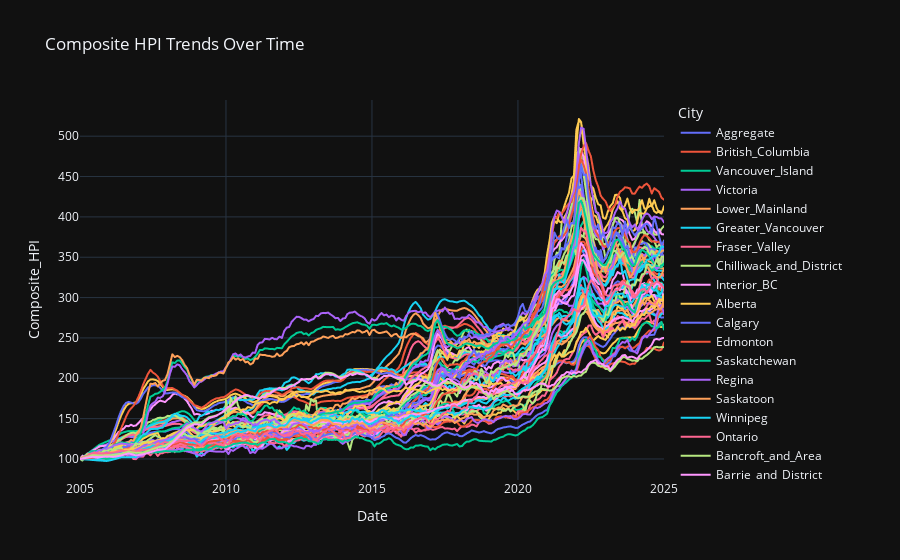
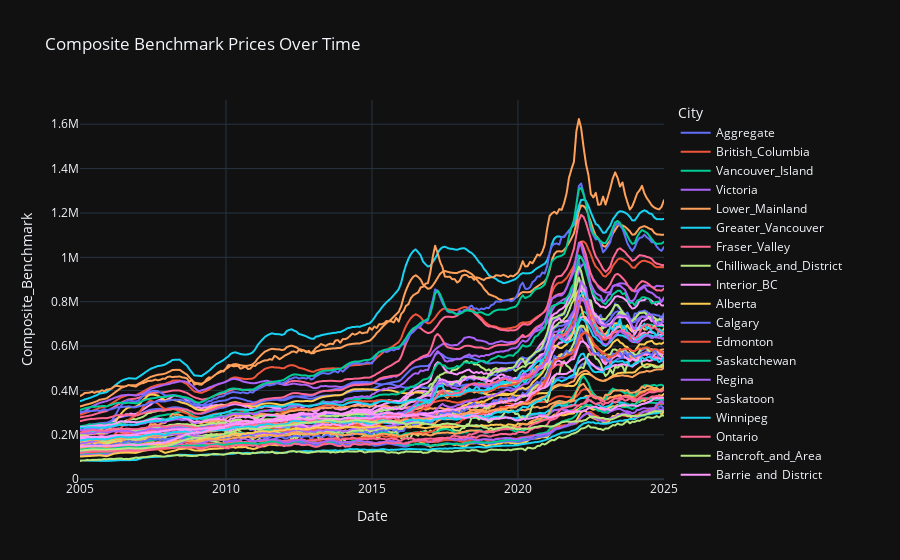

Here is the notebook cell these charts were saved with, in order:
### Code cell
# Visualizing Missing Values
plt.figure(figsize=(12, 6))
sns.heatmap(df.isnull(), cmap="viridis", cbar=False, yticklabels=False)
plt.title("Missing Values in the Dataset")
plt.show()

# HPI Trends Over Time
fig1 = px.line(df, x="Date", y="Composite_HPI", color="City",
               title="Composite HPI Trends Over Time", template="plotly_dark")
fig1.show()

# Benchmark Prices Over Time
fig2 = px.line(df, x="Date", y="Composite_Benchmark", color="City",
               title="Composite Benchmark Prices Over Time", template="plotly_dark")
fig2.show()


# Save Insights for Further Analysis
df.to_csv("processed-datasets/EDA_housing_data.csv", index=False)
print("\n✅ EDA Complete! File saved as 'EDA_housing_data.csv'.")
